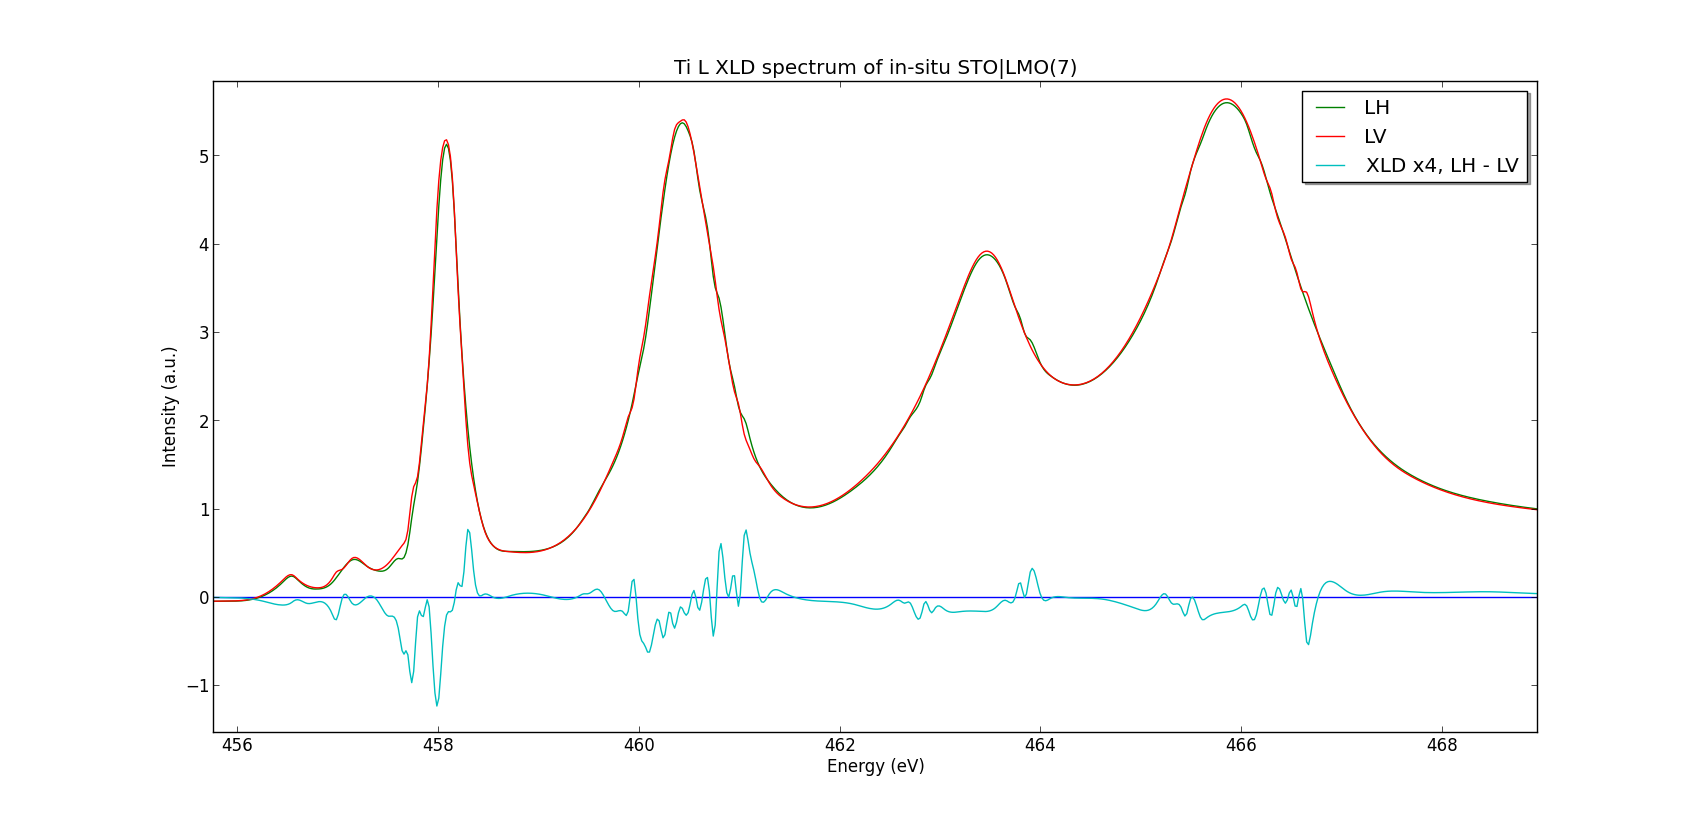

This chart was generated by the following Python code:
"""
Script to analyse XLD and XMCD spectra
"""
import matplotlib.lines as mlines
import matplotlib.pyplot as plt
import numpy as np
import math
import copy
import random
import h5py
import copy
from scipy import interpolate

smooth = .001
FILE_LH = "../../Data/i09-75519.nxs"
FILE_LV = "../../Data/i09-75520.nxs"

import csv
def save(energies, spectrum, ext):
    name = 'LMO7TiLin'
    with open('csv/'+name+'-'+ext+'.csv', 'wb') as f:
        writer = csv.writer(f)
        writer.writerow(('energy','intensity'))
        for n, s in enumerate(spectrum):
            writer.writerow((energies[n], s))
        f.close()

def getBackground(energies, spectrum, points):

    last = len(energies)
    B = 1
    answ = "n"

    # Substracting pre-edge
    minimum = min(spectrum[points[0]:points[1]])
    spectrum = [s-minimum for s in spectrum]

    # Simulating step-function
    step = []
    start = spectrum[points[1]]
    mid = spectrum[points[3]]
    end = spectrum[points[5]]
    try:
        for e in energies:
            # fermi-dirac distribution-like normalisation function
            n = diff1/(math.exp((energies[points[2]]-e)/B)+1)
            m = diff2/(math.exp((energies[points[4]]-e)/B)+1)
            step.append(n+m)
    except:
        diff1 = mid - start
        diff2 = end - mid
        global diff1
        global diff2
        for e in energies:
            # fermi-dirac distribution-like normalisation function
            n = diff1/(math.exp((energies[points[2]]-e)/B)+1)
            m = diff2/(math.exp((energies[points[4]]-e)/B)+1)
            step.append(n+m)
    fitspect = [s - step[n] for n, s in enumerate(spectrum)]

##    while answ == "n":
##        plt.plot(energies, spectrum)
##        plt.plot(energies, [s+start for s in step])
##        for p in points:
##            plt.axvline(energies[p], color='k', linestyle='solid')
##        plt.show()
##            
##        answ = raw_input("Are the lines placed correctly? y/n: ")
##        while answ != "n" and answ != "y":
##            answ = raw_input("Use 'y' or 'n'. Are the lines correct?: ")
##
##        if answ == "y": break
##        print "Previous lines were places at ",points
##        for n, p in enumerate(points):
##            try: points[n] = int(raw_input("Line "+str(n+1)+" to: "))
##            except:
##                print "Invalid syntax"
##                points[n] = int(raw_input("Line "+str(n+1)+" to: "))
##        print points

    # Fitting 4th order polynomial to bg without step
    bg = range(points[0],points[1]) + [points[3]] + range(points[5],points[6])
    x, y = [energies[n] for n in bg], [fitspect[n] for n in bg]
    a, b, c, d, e =  np.polyfit(x, y, 4)
    norm = [a*i**4 + b*i**3 + c*i**2 + d*i + e for i in energies]
    spectNorm = [s-norm[n]+step[n] for n, s in enumerate(fitspect)]
    
    return norm, spectNorm

if __name__ == '__main__':
    print "Gathering measurements data"
    
    with h5py.File(FILE_LH, 'r') as f:
        energies = f["/entry1/sm5amp8/pgmenergy"]
        
        spectrum = f["/entry1/sm5amp8/smpmiamp39"]
        i_0 = f["/entry1/sm5amp8/sm5amp8"]

        LHEnergies = [e for e in energies[2:-2]]
        LHSpectrum = [s/(i_0[n]/100000) for n, s in enumerate(spectrum[2:-2])]

    with h5py.File(FILE_LV, 'r') as f:
        energies = f["/entry1/sm5amp8/pgmenergy"]
        
        spectrum = f["/entry1/sm5amp8/smpmiamp39"]
        i_0 = f["/entry1/sm5amp8/sm5amp8"]

        LVEnergies = [e for e in energies[2:-2]]
        LVSpectrum = [s/(i_0[n]/100000) for n, s in enumerate(spectrum[2:-2])]

    energies = np.linspace(LHEnergies[0], LHEnergies[-1], num=len(LHEnergies)*5, endpoint=True)


    print "============"
    print "First background"
    print "============"
    points = [1, 130, 200, 250, 280, 410, 445]
    LHNorm, LHSpectrum_norm = getBackground(LHEnergies, LHSpectrum, points)
    splineRep = interpolate.splrep(LHEnergies, LHSpectrum_norm, s=smooth)
    LHSpectrum_norm = interpolate.splev(energies, splineRep, der=0)
    print "============"
    print "Second background"
    print "============"
    LVNorm, LVSpectrum_norm = getBackground(LVEnergies, LVSpectrum, points)
    splineRep = interpolate.splrep(LVEnergies, LVSpectrum_norm, s=smooth)
    LVSpectrum_norm = interpolate.splev(energies, splineRep, der=0)

    # Make XMCD
    XLD = [(LHSpectrum_norm[n]-s)*4 for n, s in enumerate(LVSpectrum_norm)]

    # Save data to CSV
    spectra = [LHSpectrum_norm, LVSpectrum_norm, XLD]
    for n, s in enumerate(spectra):
        save(energies, s, str(n+1))

    # Plot data
    plt.plot(energies, [0 for e in energies])
##    plt.plot(LVEnergies, LHSpectrum)
##    plt.plot(LVEnergies, LHNorm)
    plt.plot(energies, LHSpectrum_norm, label='LH')
    plt.plot(energies, LVSpectrum_norm, label='LV')
    plt.plot(energies, XLD, label='XLD x4, LH - LV')
    
    legend = plt.legend(loc='upper right', shadow=True)
    title = plt.title("Ti L XLD spectrum of in-situ STO|LMO(7)")
    plt.xlabel("Energy (eV)")
    plt.ylabel("Intensity (a.u.)")
    plt.show()   
